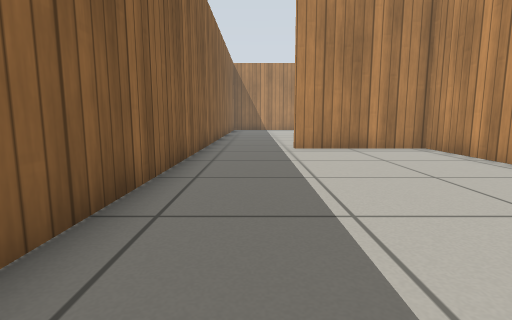
View 1 (above)

20 first-person views from a walk through a Gazebo world. The camera is 0.5 m above the floor, tilts 8° down and sees 80° across. The floor is counted in squares, 0.5 m on a side. Each view is taken from the middle of a square. On the plan, view 1 faces up. The plan holds only what a view shows up to about 12 squares ahead; the rest is blank. Simple patterns stand in for the simulator's built-in surfaces.

View 2
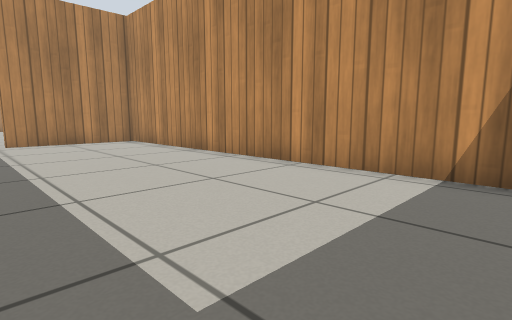

View 3
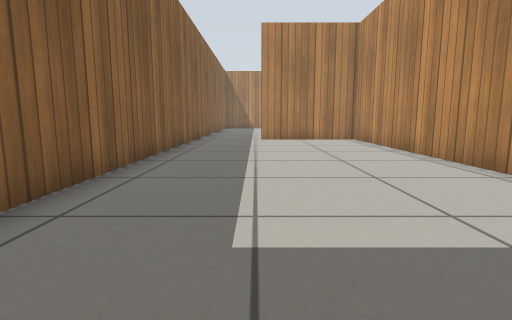

View 4
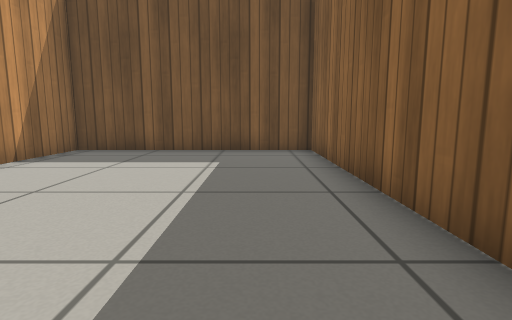

View 5
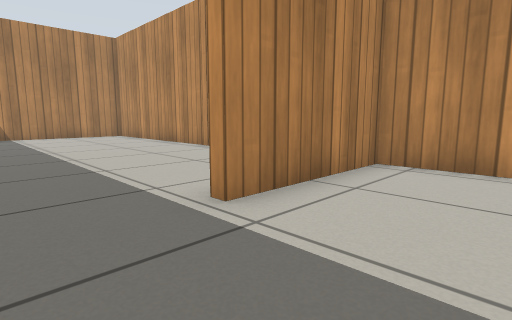

View 6
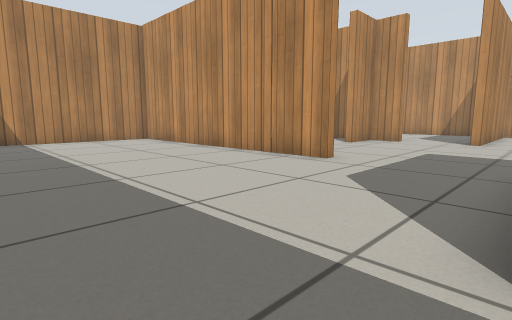

View 7
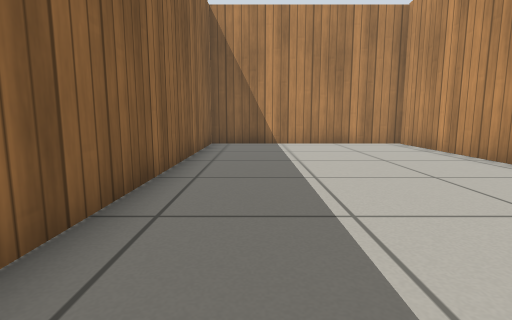

View 8
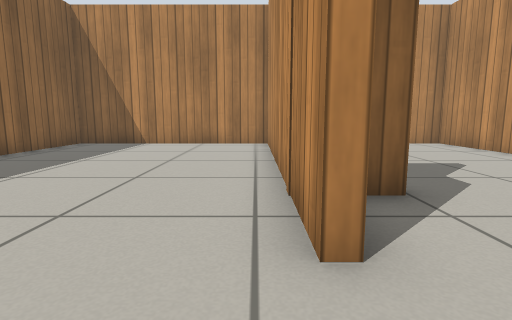

View 9
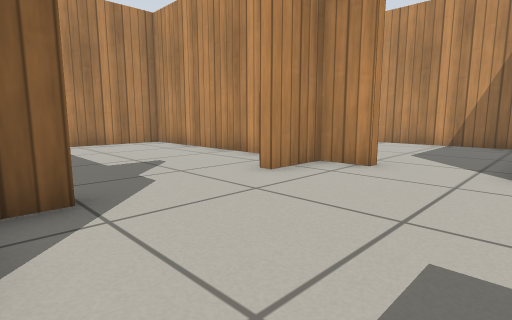

View 10
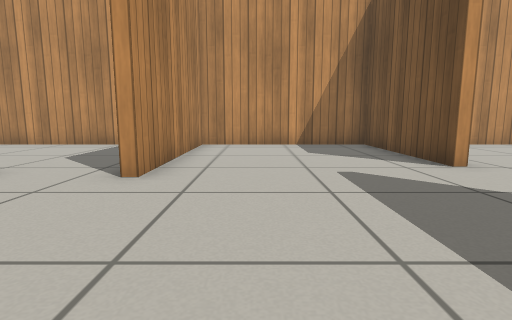

View 11
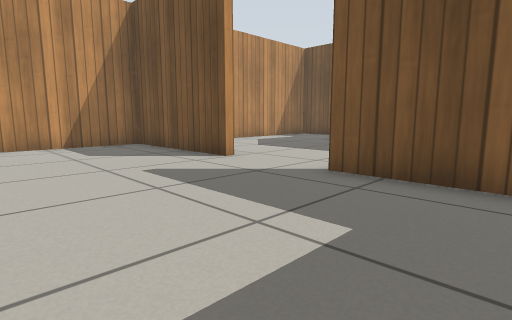

View 12
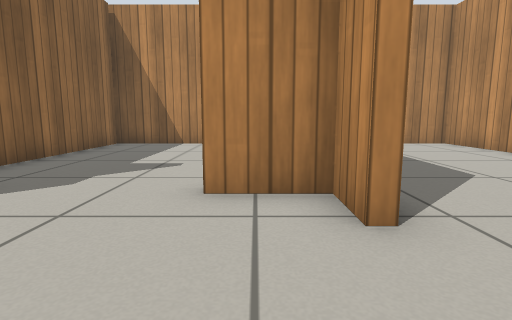

View 13
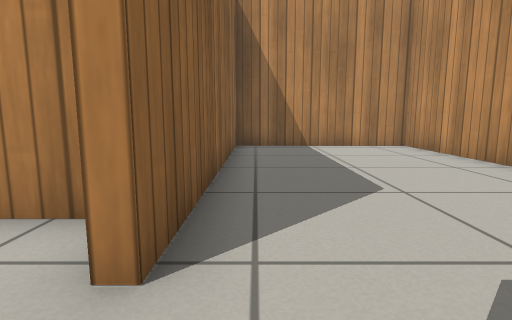

View 14
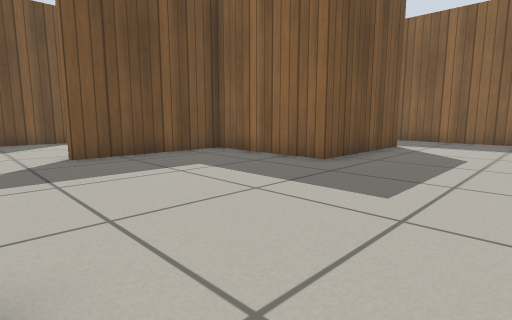

View 15
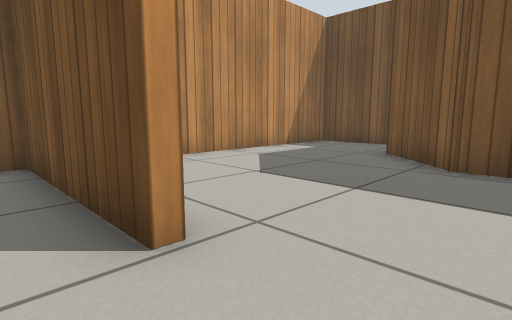

View 16
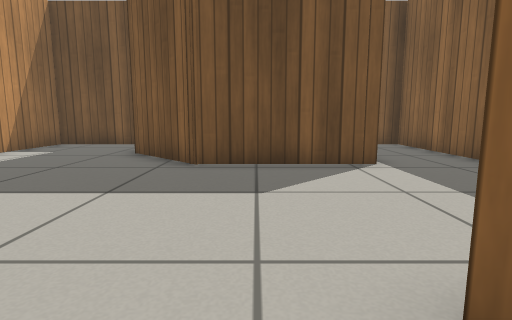

View 17
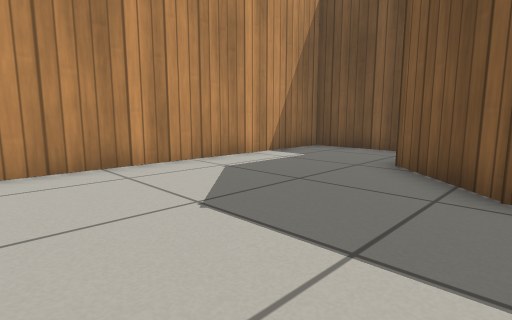

View 18
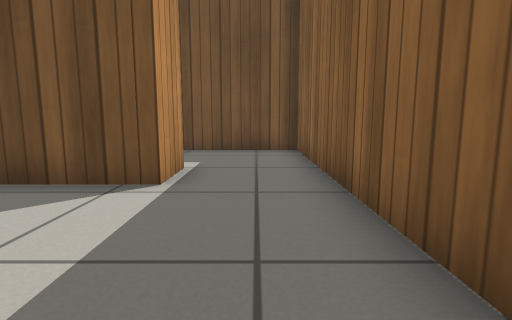

View 19
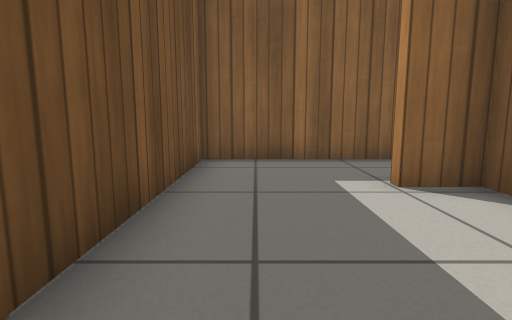

View 20
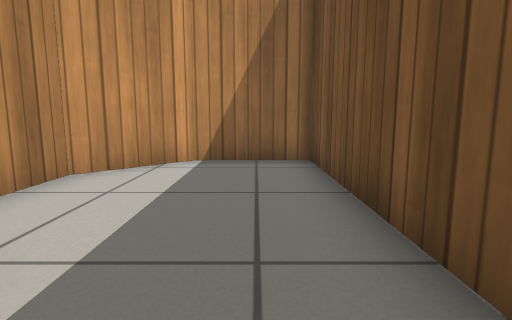

### Floor plan
Ten units are one square. View 1 is at (0, 0); x grows to the right and y downward. Boxes are objects, and circles mark ways between rooms. Rooms are numbered by the first view taken in them; rooms with no view inside come last. Other rooms are left out.
<svg viewBox="-22 -241 209 289">
<path fill="none" stroke="#000" d="M-17 -94 -17 43 54 43 54 -98 11 -98M54 -139 54 -235M11 -101 57 -101M60 -236 -17 -236 -17 -94M120 -146 120 -159 103 -159M70 -159 63 -159M57 -101 57 -60 100 -60M120 -179 120 -236 60 -236M131 -60 182 -60 182 -120 120 -120 120 -124M57 -235 57 -181M182 -130 182 -236 123 -236 123 -146M131 -56 131 -60M100 -60 100 -56M84 -6 123 -6 144 15M154 43 182 43 182 -45M57 -36 57 -14M84 10 84 -6M93 -3 87 -3 87 10M57 -14 57 43 140 43 140 16 122 -3 108 -3"/>
<circle cx="0" cy="-100" r="3" fill="#2a7"/>
<circle cx="60" cy="-120" r="3" fill="#2a7"/>
<circle cx="125" cy="-135" r="3" fill="#2a7"/>
<circle cx="120" cy="-60" r="3" fill="#2a7"/>
<circle cx="95" cy="-35" r="3" fill="#2a7"/>
<circle cx="75" cy="-5" r="3" fill="#2a7"/>
<text x="20" y="-30">1</text>
<text x="20" y="-170">2</text>
<text x="100" y="-130">3</text>
<text x="150" y="-180">4</text>
<text x="140" y="-20">5</text>
<text x="70" y="-40">6</text>
<text x="100" y="20">7</text>
</svg>
Room 1 opens to room 2. Room 2 opens to room 3. Room 3 opens to room 4. Room 3 opens to room 5. Room 5 opens to room 6. Room 6 opens to room 7.

Where each view was taken, in squares from view 1:
view 1: 0 up, 0 right, facing up
view 2: 3 down, 0 right, facing up-right
view 3: 4 down, 1 right, facing up
view 4: 5 up, 0 right, facing down
view 5: 7 up, 1 left, facing up-right
view 6: 10 up, 1 left, facing up-right
view 7: 12 up, 0 right, facing up
view 8: 12 up, 5 right, facing up
view 9: 12 up, 6 right, facing up-right
view 10: 10 up, 7 right, facing right
view 11: 11 up, 7 right, facing down-right
view 12: 12 up, 11 right, facing up
view 13: 13 up, 13 right, facing up
view 14: 14 up, 12 right, facing down-left
view 15: 7 up, 11 right, facing down-right
view 16: 7 up, 11 right, facing down
view 17: 5 up, 12 right, facing down-right
view 18: 5 up, 7 right, facing down
view 19: 3 down, 13 right, facing left
view 20: 3 down, 7 right, facing right
